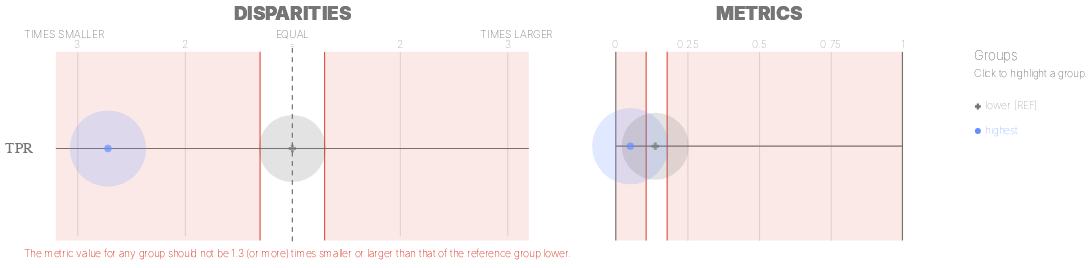

Notebook code for this chart:
### Markdown cell above
#### For the original score, without post-hoc adjustment for equity

### Code cell
g = Group()
b = Bias()

xtab_unadjusted, _ = g.get_crosstabs(unadjusted_df[['score', 'label_value', protected_attribute_col]].copy())
bdf_unadjusted = b.get_disparity_predefined_groups(xtab_unadjusted, original_df=unadjusted_df, ref_groups_dict=protected_attribute_ref_group)

ap.disparities_metrics(bdf_unadjusted, metrics, protected_attribute_col, fairness_threshold=disparity_threshold)

### Figure 1 — Vega-Lite specification as saved in the notebook (floating-point values rounded to 4 significant figures)
{"config": {"view": {"continuousWidth": 400, "continuousHeight": 300, "strokeWidth": 0}, "axisLeft": {"labelColor": "rgb(117,117,117)", "labelFont": "Arial", "labelFontSize": 16}}, "hconcat": [{"layer": [{"data": {"name": "data-b3bcfd1decd67fb31f95ea5e1bcd9e64"}, "mark": {"type": "rule", "stroke": "rgb(117,117,117)", "strokeWidth": 1.25, "tooltip": ""}, "encoding": {"x": {"type": "quantitative", "field": "x", "scale": {"domain": [-2, 2], "range": [57.0, 513.0]}}, "x2": {"field": "x2"}, "y": {"type": "nominal", "axis": {"domain": false, "labelAngle": 0, "labelPadding": -10, "orient": "left", "ticks": false, "title": ""}, "field": "metric", "scale": {"domain": ["TPR"], "range": [30, 225.0]}}}}, {"data": {"name": "data-79dd248bdaa0ea02c535240e8ad022c8"}, "mark": {"type": "rule", "stroke": "rgb(117,117,117)", "strokeDash": [5, 5], "strokeWidth": 1}, "encoding": {"tooltip": {"value": "lower [REF]"}, "x": {"value": 285.0}, "y": {"value": 20.83}, "y2": {"value": 229.2}}}, {"data": {"name": "data-bf3bbf11504879c3d6556966f4853596"}, "mark": {"type": "text", "align": "center", "color": "rgb(117,117,117)", "font": "Arial", "fontSize": 11, "fontWeight": 100, "tooltip": ""}, "encoding": {"text": {"type": "nominal", "field": "label"}, "x": {"type": "quantitative", "field": "value", "scale": {"domain": [-2, 2], "range": [57.0, 513.0]}}, "y": {"value": 17.5}}}, {"layer": [{"mark": {"type": "text", "align": "right", "fill": "rgb(117,117,117)", "font": "Arial", "fontSize": 11, "fontWeight": 100, "tooltip": ""}, "encoding": {"text": {"value": "TIMES SMALLER"}, "x": {"value": 85.5}, "y": {"value": 7.5}}}, {"mark": {"type": "text", "align": "left", "fill": "rgb(117,117,117)", "font": "Arial", "fontSize": 11, "fontWeight": 100, "tooltip": ""}, "encoding": {"text": {"value": "TIMES LARGER"}, "x": {"value": 484.5}, "y": {"value": 7.5}}}, {"mark": {"type": "text", "align": "center", "fill": "rgb(117,117,117)", "font": "Arial", "fontSize": 11, "fontWeight": 100, "tooltip": ""}, "encoding": {"text": {"value": "EQUAL"}, "x": {"value": 285.0}, "y": {"value": 7.5}}}], "data": {"name": "data-79dd248bdaa0ea02c535240e8ad022c8"}}, {"layer": [{"mark": {"type": "rule", "opacity": 0.8, "stroke": "rgb(217, 46, 28)", "strokeWidth": 1.25, "tooltip": ""}, "encoding": {"x": {"type": "quantitative", "field": "min", "scale": {"domain": [-2, 2], "range": [57.0, 513.0]}}, "y": {"value": 25.0}, "y2": {"value": 225.0}}}, {"mark": {"type": "rule", "opacity": 0.8, "stroke": "rgb(217, 46, 28)", "strokeWidth": 1.25, "tooltip": ""}, "encoding": {"x": {"type": "quantitative", "field": "max", "scale": {"domain": [-2, 2], "range": [57.0, 513.0]}}, "y": {"value": 25.0}, "y2": {"value": 225.0}}}, {"layer": [{"mark": {"type": "rect", "fill": "rgb(217, 46, 28)", "opacity": 0.1, "tooltip": ""}, "encoding": {"x": {"type": "quantitative", "field": "min", "scale": {"domain": [-2, 2], "range": [57.0, 513.0]}}, "x2": {"field": "lower_end"}, "y": {"value": 25.0}, "y2": {"value": 225.0}}}, {"mark": {"type": "rect", "fill": "rgb(217, 46, 28)", "opacity": 0.1, "tooltip": ""}, "encoding": {"x": {"type": "quantitative", "field": "max", "scale": {"domain": [-2, 2], "range": [57.0, 513.0]}}, "x2": {"field": "upper_end"}, "y": {"value": 25.0}, "y2": {"value": 225.0}}}]}, {"data": {"name": "data-79dd248bdaa0ea02c535240e8ad022c8"}, "mark": {"type": "text", "align": "left", "baseline": "top", "fill": "rgb(217, 46, 28)", "font": "Arial", "fontSize": 11, "fontWeight": 100, "tooltip": ""}, "encoding": {"text": {"value": "The metric value for any group should not be 1.3 (or more) times smaller or larger than that of the reference group lower."}, "x": {"value": 0}, "y": {"value": 233.3}}}], "data": {"name": "data-b643063563633c31a45d634da5f365b2"}}, {"layer": [{"mark": "circle"}, {"data": {"name": "data-51b8003dc85d49711ca36fabda1ba077"}, "mark": {"type": "circle", "opacity": 0.2}, "encoding": {"color": {"condition": {"type": "nominal", "field": "attribute_value", "legend": null, "scale": {"domain": ["lower", "highest"], "range": ["rgb(117,117,117)", "rgb(100, 143, 255)", "rgb(254, 97, 0)", "rgb(220, 38, 127)", "rgb(255, 176, 0)", "rgb(120, 94, 240)"]}, "selection": "selector023"}, "value": "rgb(224,224,224)"}, "size": {"type": "quantitative", "field": "group_size", "legend": null, "scale": {"domain": [0, 11970.0], "range": [0, 7854.0]}}, "tooltip": [{"type": "nominal", "field": "attribute_value", "title": "Group"}, {"type": "nominal", "field": "tooltip_group_size", "title": "Group Size"}, {"type": "nominal", "field": "tooltip_disparity_explanation_tpr", "title": "Disparity"}, {"type": "quantitative", "field": "tpr", "format": ".2f", "title": "TPR"}], "x": {"type": "quantitative", "axis": {"domain": false, "labels": false, "ticks": false, "title": null, "values": [-2, -1, 1, 2]}, "field": "tpr_disparity_scaled", "scale": {"domain": [-2, 2], "range": [57.0, 513.0]}}, "y": {"type": "nominal", "axis": {"domain": false, "grid": false, "labels": false, "ticks": false, "title": " "}, "field": "metric_variable", "scale": {"domain": ["TPR"], "range": [30, 225.0]}}}, "selection": {"selector025": {"type": "multi", "empty": "all", "fields": ["attribute_value"]}}, "transform": [{"calculate": "'TPR'", "as": "metric_variable"}]}, {"layer": [{"mark": "point"}, {"data": {"name": "data-51b8003dc85d49711ca36fabda1ba077"}, "mark": {"type": "point", "filled": true, "size": 60}, "encoding": {"color": {"condition": {"type": "nominal", "field": "attribute_value", "legend": null, "scale": {"domain": ["lower", "highest"], "range": ["rgb(117,117,117)", "rgb(100, 143, 255)", "rgb(254, 97, 0)", "rgb(220, 38, 127)", "rgb(255, 176, 0)", "rgb(120, 94, 240)"]}, "selection": "selector023"}, "value": "rgb(224,224,224)"}, "shape": {"type": "nominal", "field": "attribute_value", "legend": null, "scale": {"domain": ["lower", "highest"], "range": ["cross", "circle"]}}, "tooltip": [{"type": "nominal", "field": "attribute_value", "title": "Group"}, {"type": "nominal", "field": "tooltip_group_size", "title": "Group Size"}, {"type": "nominal", "field": "tooltip_disparity_explanation_tpr", "title": "Disparity"}, {"type": "quantitative", "field": "tpr", "format": ".2f", "title": "TPR"}], "x": {"type": "quantitative", "axis": {"domain": false, "labels": false, "ticks": false, "title": null, "values": [-2, -1, 1, 2]}, "field": "tpr_disparity_scaled", "scale": {"domain": [-2, 2], "range": [57.0, 513.0]}}, "y": {"type": "nominal", "axis": {"domain": false, "grid": false, "labels": false, "ticks": false, "title": " "}, "field": "metric_variable", "scale": {"domain": ["TPR"], "range": [30, 225.0]}}}, "selection": {"selector024": {"type": "multi", "empty": "all", "fields": ["attribute_value"]}}, "transform": [{"calculate": "'TPR'", "as": "metric_variable"}]}]}]}, {"data": {"name": "data-79dd248bdaa0ea02c535240e8ad022c8"}, "mark": {"type": "text", "align": "center", "fill": "rgb(117,117,117)", "font": "Arial", "fontSize": 20, "fontWeight": 900, "tooltip": ""}, "encoding": {"text": {"value": "DISPARITIES"}, "x": {"value": 285.0}, "y": {"value": -15}}}], "height": 250, "resolve": {"scale": {"size": "independent", "y": "independent"}}, "width": 570.0}, {"layer": [{"data": {"name": "data-2877b248c93196b56da8c0b23bb53c1d"}, "mark": {"type": "rule", "stroke": "rgb(117,117,117)", "strokeWidth": 1.25, "tooltip": ""}, "encoding": {"x": {"type": "quantitative", "field": "start", "scale": {"domain": [0, 1], "range": [38.0, 342.0]}}, "x2": {"field": "end"}, "y": {"type": "nominal", "axis": {"domain": false, "grid": false, "labels": false, "ticks": false, "title": " "}, "field": "y_position", "scale": {"domain": ["TPR"], "range": [25.0, 225.0]}}}}, {"data": {"name": "data-6cfe259518f6c7b358d8f836a73e6b7f"}, "mark": {"type": "rule", "stroke": "rgb(117,117,117)", "strokeWidth": 1.25, "tooltip": ""}, "encoding": {"x": {"type": "quantitative", "field": "x_position", "scale": {"domain": [0, 1], "range": [38.0, 342.0]}}, "y": {"value": 25.0}, "y2": {"value": 225.0}}}, {"data": {"name": "data-60ed1133fa688d151d36705a369482e0"}, "mark": {"type": "text", "align": "center", "color": "rgb(117,117,117)", "font": "Arial", "fontSize": 11, "fontWeight": 100, "tooltip": ""}, "encoding": {"text": {"type": "nominal", "field": "value"}, "x": {"type": "quantitative", "field": "value", "scale": {"domain": [0, 1], "range": [38.0, 342.0]}}, "y": {"value": 17.5}}}, {"layer": [{"mark": {"type": "rect", "opacity": 0.8, "stroke": "rgb(217, 46, 28)", "strokeWidth": 1.25, "tooltip": ""}, "encoding": {"x": {"type": "quantitative", "field": "lower_threshold_value", "scale": {"domain": [0, 1], "range": [38.0, 342.0]}}, "x2": {"field": "lower_threshold_value"}, "y": {"type": "nominal", "axis": {"domain": false, "grid": false, "labels": false, "ticks": false, "title": " "}, "field": "metric", "scale": {"domain": ["TPR"], "range": [25.0, 225.0]}}}}, {"mark": {"type": "rect", "opacity": 0.8, "stroke": "rgb(217, 46, 28)", "strokeWidth": 1.25, "tooltip": ""}, "encoding": {"x": {"type": "quantitative", "field": "upper_threshold_value", "scale": {"domain": [0, 1], "range": [38.0, 342.0]}}, "x2": {"field": "upper_threshold_value"}, "y": {"type": "nominal", "axis": {"domain": false, "grid": false, "labels": false, "ticks": false, "title": " "}, "field": "metric", "scale": {"domain": ["TPR"], "range": [25.0, 225.0]}}}}, {"layer": [{"mark": {"type": "rect", "fill": "rgb(217, 46, 28)", "opacity": 0.1, "tooltip": ""}, "encoding": {"x": {"type": "quantitative", "field": "lower_threshold_value", "scale": {"domain": [0, 1], "range": [38.0, 342.0]}}, "x2": {"field": "lower_end"}, "y": {"type": "nominal", "axis": {"domain": false, "grid": false, "labels": false, "ticks": false, "title": " "}, "field": "metric", "scale": {"domain": ["TPR"], "range": [25.0, 225.0]}}}}, {"mark": {"type": "rect", "fill": "rgb(217, 46, 28)", "opacity": 0.1, "tooltip": ""}, "encoding": {"x": {"type": "quantitative", "field": "upper_threshold_value", "scale": {"domain": [0, 1], "range": [38.0, 342.0]}}, "x2": {"field": "upper_end"}, "y": {"type": "nominal", "axis": {"domain": false, "grid": false, "labels": false, "ticks": false, "title": " "}, "field": "metric", "scale": {"domain": ["TPR"], "range": [25.0, 225.0]}}}}]}], "data": {"name": "data-8772ff26277eae00f90df06e87019975"}}, {"layer": [{"mark": "circle"}, {"data": {"name": "data-51b8003dc85d49711ca36fabda1ba077"}, "mark": {"type": "circle", "opacity": 0.2}, "encoding": {"color": {"condition": {"type": "nominal", "field": "attribute_value", "legend": null, "scale": {"domain": ["lower", "highest"], "range": ["rgb(117,117,117)", "rgb(100, 143, 255)", "rgb(254, 97, 0)", "rgb(220, 38, 127)", "rgb(255, 176, 0)", "rgb(120, 94, 240)"]}, "selection": "selector023"}, "value": "rgb(224,224,224)"}, "size": {"type": "quantitative", "field": "group_size", "legend": null, "scale": {"domain": [0, 11970.0], "range": [0, 7854.0]}}, "tooltip": [{"type": "nominal", "field": "attribute_value", "title": "Group"}, {"type": "nominal", "field": "tooltip_group_size", "title": "Group Size"}, {"type": "nominal", "field": "tooltip_disparity_explanation_tpr", "title": "Disparity"}, {"type": "quantitative", "field": "tpr", "format": ".2f", "title": "TPR"}], "x": {"type": "quantitative", "axis": {"domain": false, "labels": false, "ticks": false, "title": null, "values": [0.25, 0.5, 0.75]}, "field": "tpr", "scale": {"domain": [0, 1], "range": [38.0, 342.0]}}, "y": {"type": "nominal", "axis": {"domain": false, "grid": false, "labels": false, "ticks": false, "title": " "}, "field": "metric_variable", "scale": {"domain": ["TPR"], "range": [25.0, 225.0]}}}, "selection": {"selector027": {"type": "multi", "empty": "all", "fields": ["attribute_value"]}}, "transform": [{"calculate": "'TPR'", "as": "metric_variable"}]}, {"layer": [{"mark": "point"}, {"data": {"name": "data-51b8003dc85d49711ca36fabda1ba077"}, "mark": {"type": "point", "filled": true, "size": 60}, "encoding": {"color": {"condition": {"type": "nominal", "field": "attribute_value", "legend": null, "scale": {"domain": ["lower", "highest"], "range": ["rgb(117,117,117)", "rgb(100, 143, 255)", "rgb(254, 97, 0)", "rgb(220, 38, 127)", "rgb(255, 176, 0)", "rgb(120, 94, 240)"]}, "selection": "selector023"}, "value": "rgb(224,224,224)"}, "shape": {"type": "nominal", "field": "attribute_value", "legend": null, "scale": {"domain": ["lower", "highest"], "range": ["cross", "circle"]}}, "tooltip": [{"type": "nominal", "field": "attribute_value", "title": "Group"}, {"type": "nominal", "field": "tooltip_group_size", "title": "Group Size"}, {"type": "nominal", "field": "tooltip_disparity_explanation_tpr", "title": "Disparity"}, {"type": "quantitative", "field": "tpr", "format": ".2f", "title": "TPR"}], "x": {"type": "quantitative", "axis": {"domain": false, "labels": false, "ticks": false, "title": null, "values": [0.25, 0.5, 0.75]}, "field": "tpr", "scale": {"domain": [0, 1], "range": [38.0, 342.0]}}, "y": {"type": "nominal", "axis": {"domain": false, "grid": false, "labels": false, "ticks": false, "title": " "}, "field": "metric_variable", "scale": {"domain": ["TPR"], "range": [25.0, 225.0]}}}, "selection": {"selector026": {"type": "multi", "empty": "all", "fields": ["attribute_value"]}}, "transform": [{"calculate": "'TPR'", "as": "metric_variable"}]}]}]}, {"data": {"name": "data-79dd248bdaa0ea02c535240e8ad022c8"}, "mark": {"type": "text", "align": "center", "fill": "rgb(117,117,117)", "font": "Arial", "fontSize": 20, "fontWeight": 900, "tooltip": ""}, "encoding": {"text": {"value": "METRICS"}, "x": {"value": 190.0}, "y": {"value": -15}}}, {"layer": [{"mark": {"type": "point", "filled": true, "opacity": 1, "size": 39.48}, "encoding": {"color": {"condition": {"type": "nominal", "field": "attribute_value", "legend": null, "scale": {"domain": ["lower", "highest"], "range": ["rgb(117,117,117)", "rgb(100, 143, 255)", "rgb(254, 97, 0)", "rgb(220, 38, 127)", "rgb(255, 176, 0)", "rgb(120, 94, 240)"]}, "selection": "selector023"}, "value": "rgb(224,224,224)"}, "shape": {"type": "nominal", "field": "attribute_value", "legend": null, "scale": {"domain": ["lower", "highest"], "range": ["cross", "circle"]}}, "x": {"value": 422.0}, "y": {"type": "nominal", "axis": {"domain": false, "grid": false, "labels": false, "ticks": false, "title": " "}, "field": "attribute_value", "scale": {"domain": ["lower", "highest"], "range": [70, 122]}}}, "selection": {"selector023": {"type": "multi", "empty": "all", "fields": ["attribute_value"]}}}, {"mark": {"type": "text", "align": "left", "baseline": "middle", "font": "Arial", "fontSize": 11, "fontWeight": 100}, "encoding": {"color": {"condition": {"type": "nominal", "field": "attribute_value", "legend": null, "scale": {"domain": ["lower", "highest"], "range": ["rgb(117,117,117)", "rgb(100, 143, 255)", "rgb(254, 97, 0)", "rgb(220, 38, 127)", "rgb(255, 176, 0)", "rgb(120, 94, 240)"]}, "selection": "selector023"}, "value": "rgb(224,224,224)"}, "text": {"type": "nominal", "field": "label"}, "x": {"value": 430.0}, "y": {"type": "nominal", "axis": {"domain": false, "grid": false, "labels": false, "ticks": false, "title": " "}, "field": "attribute_value", "scale": {"domain": ["lower", "highest"], "range": [70, 122]}}}, "selection": {"selector028": {"type": "multi", "empty": "all", "fields": ["attribute_value"]}}}, {"data": {"name": "data-79dd248bdaa0ea02c535240e8ad022c8"}, "mark": {"type": "text", "align": "left", "baseline": "middle", "color": "rgb(117,117,117)", "font": "Arial", "fontSize": 11, "fontWeight": 100}, "encoding": {"text": {"value": "Click to highlight a group."}, "x": {"value": 418.0}, "y": {"value": 49}}}, {"data": {"name": "data-79dd248bdaa0ea02c535240e8ad022c8"}, "mark": {"type": "text", "align": "left", "baseline": "middle", "color": "rgb(117,117,117)", "font": "Arial", "fontSize": 14, "fontWeight": 100}, "encoding": {"text": {"value": "Groups"}, "x": {"value": 418.0}, "y": {"value": 30}}}], "data": {"name": "data-a5ebce136adcce28635ff1807ca7d132"}}], "height": 250, "resolve": {"scale": {"y": "independent"}}, "width": 380.0}], "bounds": "flush", "spacing": 20, "$schema": "https://vega.github.io/schema/vega-lite/v4.8.1.json", "datasets": {"data-b3bcfd1decd67fb31f95ea5e1bcd9e64": [{"metric": "TPR", "x": -2.2, "x2": 2.2}], "data-79dd248bdaa0ea02c535240e8ad022c8": [{"a": 1, "b": 0}, {"a": 1, "b": 0}], "data-bf3bbf11504879c3d6556966f4853596": [{"value": -2, "label": 3}, {"value": -1, "label": 2}, {"value": 0, "label": "="}, {"value": 1, "label": 2}, {"value": 2, "label": 3}], "data-b643063563633c31a45d634da5f365b2": [{"min": -0.3, "max": 0.3, "lower_end": -2.2, "upper_end": 2.2}], "data-51b8003dc85d49711ca36fabda1ba077": [{"attribute_name": "poverty_level", "attribute_value": "highest", "group_size": 9973, "total_entities": 17677, "tpr": 0.05077, "tpr_disparity": 0.3683, "tpr_disparity_scaled": -1.715, "tooltip_group_size": "9,973 (56.42%)", "tooltip_disparity_explanation_tpr": "2.72 times smaller TPR than the reference group"}, {"attribute_name": "poverty_level", "attribute_value": "lower", "group_size": 7704, "total_entities": 17677, "tpr": 0.1379, "tpr_disparity": 1.0, "tpr_disparity_scaled": 0.0, "tooltip_group_size": "7,704 (43.58%)", "tooltip_disparity_explanation_tpr": "Reference group"}], "data-2877b248c93196b56da8c0b23bb53c1d": [{"y_position": "TPR", "start": 0, "end": 1}], "data-6cfe259518f6c7b358d8f836a73e6b7f": [{"x_position": 0}, {"x_position": 1}], "data-60ed1133fa688d151d36705a369482e0": [{"value": 0.0}, {"value": 0.25}, {"value": 0.5}, {"value": 0.75}, {"value": 1.0}], "data-8772ff26277eae00f90df06e87019975": [{"lower_end": 0, "upper_end": 1, "lower_threshold_value": 0.106, "upper_threshold_value": 0.1792, "metric": "TPR"}], "data-a5ebce136adcce28635ff1807ca7d132": [{"attribute_value": "lower", "label": "lower [REF]"}, {"attribute_value": "highest", "label": "highest"}]}}
